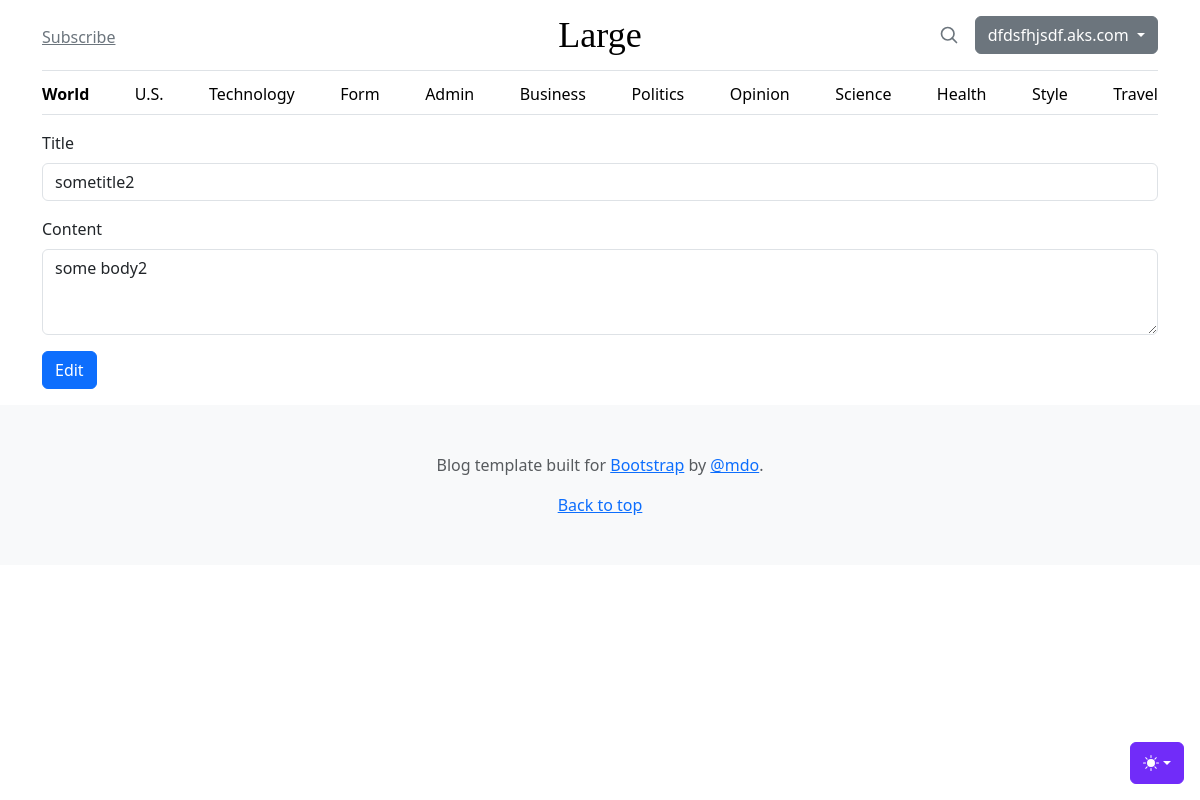
Page /admin/posts/edit?id=2 (signed in) on the committed database.
### tables this page shows
CREATE TABLE users
(
    id       integer
        constraint users_pk
            primary key autoincrement,
    email    text not null
        constraint users_pk_2
            unique,
    password text not null
);

CREATE TABLE "posts"
(
    id         integer
        constraint posts_pk
            primary key autoincrement,
    title      text not null,
    body       text not null,
    created_at DATETIME default current_timestamp,
    updated_at datetime default current_date
);

### helpers.php (called while the page is built, shortened)
<?php
function view($viewName, $vars=[]){
    extract($vars);
    include __DIR__ . "/views/$viewName.php";
}
function auth(){
    if(isset($_SESSION['userId'])){
        $user = User::find($_SESSION['userId']);
        if($user){
            return $user;
        }
    }
    return false;
}

### src/Controllers/PostsController.php (called while the page is built, shortened)
<?php
class PostsController
{
    public function edit()
    {
        $post = Post::find($_GET['id']);
        view('posts/edit', compact('post'));
    }
}

### src/DB.php (called while the page is built, shortened)
<?php
class DB
{
    private $conn;
    public function __construct()
    {
        try {
            $this->conn = new PDO('sqlite:' . __DIR__ . '/../db.sqlite');
            $this->conn->setAttribute(PDO::ATTR_ERRMODE, PDO::ERRMODE_EXCEPTION);
        } catch (PDOException $e) {
            echo "Connection failed: " . $e->getMessage();
        }
    }
    public function find($table, $class, $id)
    {
        $stmt = $this->conn->prepare("SELECT * FROM $table WHERE id=$id");
        $stmt->execute();
        $stmt->setFetchMode(PDO::FETCH_CLASS, $class);
        return $stmt->fetch();
    }
}

### src/Models/Model.php (called while the page is built, shortened)
<?php
class Model {
    public static $table;
    public static function find($id){
        $db = new DB();
        return $db->find(static::$table, static::class, $id);
    }
}

### views/Posts/edit.php (the view)
<?php include __DIR__ . '/../partials/header.php'; ?>
<main class="container">
    <form method="POST" action="/admin/posts/edit?id=<?=$post->id?>">
        <div class="mb-3">
            <label for="title" class="form-label">Title</label>
            <input name="title" type="text" class="form-control" id="title" value="<?=$post->title?>">
        </div>
        <div class="mb-3">
            <label for="body" class="form-label">Content</label>
            <textarea name="body" class="form-control" id="body" rows="3"><?=$post->body?></textarea>
        </div>
        <div class="mb-3">
            <input type="submit" class="btn btn-primary" value="Edit">
        </div>
    </form>
</main>
<?php include __DIR__ .  '/../partials/footer.php'; ?>

### views/partials/header.php (shortened to what this page needs)
<!doctype html>
<html lang="en" data-bs-theme="auto">
<head>
  <link rel="stylesheet" href="https://cdn.jsdelivr.net/npm/@docsearch/css@3">
  <link href="/assets/dist/css/bootstrap.min.css" rel="stylesheet">
  <link href="/blog.css" rel="stylesheet">
</head>
<body>
  <div class="dropdown position-fixed bottom-0 end-0 mb-3 me-3 bd-mode-toggle">
    <button class="btn btn-bd-primary py-2 dropdown-toggle d-flex align-items-center" id="bd-theme" type="button"
      aria-expanded="false" data-bs-toggle="dropdown" aria-label="Toggle theme (auto)">
      <svg class="bi my-1 theme-icon-active" width="1em" height="1em">
        <use href="#circle-half"></use>
      </svg>
    </button>
  </div>
  <div class="container">
    <header class="border-bottom lh-1 py-3">
      <div class="row flex-nowrap justify-content-between align-items-center">
        <div class="col-4 pt-1">
          <a class="link-secondary" href="#">Subscribe</a>
        </div>
        <div class="col-4 text-center">
          <a class="blog-header-logo text-body-emphasis text-decoration-none" href="#">Large</a>
        </div>
        <div class="col-4 d-flex justify-content-end align-items-center">
          <a class="link-secondary" href="#" aria-label="Search">
            <svg xmlns="http://www.w3.org/2000/svg" width="20" height="20" fill="none" stroke="currentColor"
              stroke-linecap="round" stroke-linejoin="round" stroke-width="2" class="mx-3" role="img"
              viewBox="0 0 24 24">
              <title>Search</title>
              <circle cx="10.5" cy="10.5" r="7.5" />
              <path d="M21 21l-5.2-5.2" />
            </svg>
          </a>
          <?php if (auth()): ?>
            <div class="dropdown">
              <button class="btn btn-secondary dropdown-toggle" type="button" data-bs-toggle="dropdown" aria-expanded="false">
                <?=auth()->email?>
              </button>
            </div>
          <?php else: ?>
            <a class="btn btn-sm btn-outline-secondary" href="/register">Sign up</a>
            <a class="btn btn-sm btn-primary ms-2" href="/login">Login</a>
          <?php endif; ?>
        </div>
      </div>
    </header>
    <?php include 'nav.php'; ?>
  </div>

### public/blog.css (style rules this page uses)
.blog-header-logo { font-family: "Playfair Display", Georgia, "Times New Roman", serif; font-size: 2.25rem; }

### views/partials/header.php (style rules this page uses)
.bi { vertical-align: -.125em; fill: currentColor; }
.btn-bd-primary { --bd-violet-bg: #712cf9; --bd-violet-rgb: 112.520718, 44.062154, 249.437846; --bs-btn-font-weight: 600; --bs-btn-color: var(--bs-white); --bs-btn-bg: var(--bd-violet-bg); --bs-btn-border-color: var(--bd-violet-bg); --bs-btn-hover-color: var(--bs-white); --bs-btn-hover-bg: #6528e0; --bs-btn-hover-border-color: #6528e0; --bs-btn-focus-shadow-rgb: var(--bd-violet-rgb); --bs-btn-active-color: var(--bs-btn-hover-color); --bs-btn-active-bg: #5a23c8; --bs-btn-active-border-color: #5a23c8; }
.bd-mode-toggle { z-index: 1500; }

### rows in the picture
users: email "dfdsfhjsdf.aks.com"
posts: title "sometitle2", body "some body2"
